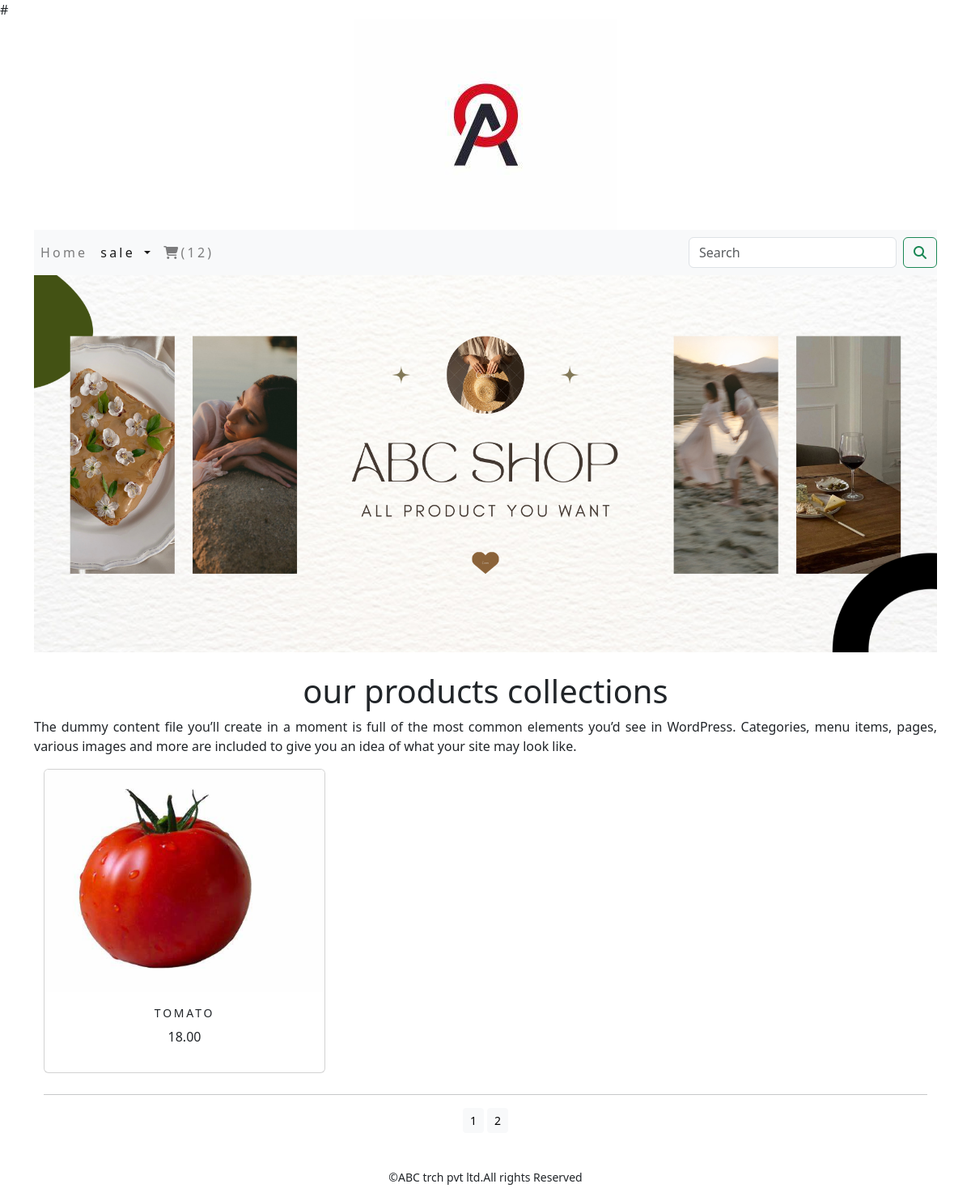
The app's page /sale/?page=2 with its own data.
### sale/models.py (models this page shows, shortened)
class Product(models.Model):
    category=models.ForeignKey(Category, related_name='products', on_delete=models.CASCADE)
    name=models.CharField(max_length=200, db_index=True)
    slug=models.SlugField(max_length=200, db_index=True)
    image=models.ImageField(upload_to='products', blank=True)
    stock=models.IntegerField()
    desc=models.CharField(max_length=300, default='')
    price=models.DecimalField(max_digits=10, decimal_places=2)
    available=models.BooleanField(default=True)
    created=models.DateTimeField(auto_now_add=True)
    updated=models.DateTimeField(auto_now=True)
    def get_url(self):return reverse('sale:prodCatdetail', args=[self.category.slug,self.slug])
    class Meta:
        ordering = ('name',)
        verbose_name = 'product'
        verbose_name_plural = 'products'

### sale/views.py (the view)
# urls.py: path('',views. allProdCat,name='allProdCat'),
def allProdCat(request,c_slug= None):
    c_page=None
    products_list=None
    if c_slug!=None:
        c_page=get_object_or_404(Category,slug= c_slug)
        products_list=Product.objects.all().filter(category=c_page,available=True)
    else:
        products_list=Product.objects.all().filter(available=True)
        paginator=Paginator(products_list,6)
    try:
        page=int(request.GET.get('page','1'))
    except:
        page=1
    try:
        products=paginator.page(page)
    except  (EmptyPage,InvalidPage):
        products=paginator.page(paginator.num_pages)
    return render(request,'category.html',{'category':c_page,'products':products})

### cart/context_processors.py (called while the page is built)
def counter(request):
    item_count=0
    if'admin' in request.path:
        return {}
    else:
        try:
            cart=Cart.objects.filter(cart_id=_card_id(request))
            cart_items=CartItem.objects.all().filter(cart=cart[:1])
            for cart_item in cart_items:
                item_count += cart_item.quantity
        except Cart.DoesNotExist:
            item_count=0
    return dict(item_count=item_count)

### cart/views.py (called while the page is built)
def _card_id(request):
    cart=request.session.session_key
    if not cart:
        cart=request.session.create()
    return Cart

### sale/context_processors.py (called while the page is built)
def menu_links(request):
    links=Category.objects.all()
    return dict(links=links)

### sale/models.py (called while the page is built)
    def get_url(self):
        return reverse('sale:products_by_category', args=[self.slug])

### templates/category.html (shortened to what this page needs)
{% extends 'base.html' %}
{% load static %}
{% block content %}
<div class="my_auto">
        {% if category %}
            <img class="my_image" src ="{{category.image.url}}" alt="{{category.name}}">
</div>
    <br>
<div>
        <h1 class="text-center my-title">{{category.name}}</h1>
        <p class="text-justify">{{category.desc}}</p>
</div>
    <div>
        {% else %}
        <img class="my_image my_image_padding" src="{% static 'img/banar.png' %}" alt="our products">
    </div>
    <br>
    <div>
        <h1 class="text-center ">our products collections</h1>
        <p class="text-justify">The dummy content file you’ll create in a moment is full of the most common elements you’d see in WordPress. Categories, menu items, pages, various images and more are included to give you an idea of what your site may look like.</p>
    </div>
    {% endif %}
<div class="container">
    <div class="row mx_auto">
        {% for product in products.object_list %}
        <div class="my_bottom_margin col-9 col-sm-12 col-md-4 col-lg-4" >
            <div class="card text-center" style="min-width:18rem;">
            <a href="{{product.get_url}}"><img class="card-img-top my_image" src="{{ product.image.url}}" alt="{{product.name}}"></a>
            <div class="card-body">
                <h4>{{product.name}}</h4>
                <p>{{product.price}}</p>
            </div>
        </div>
            </div>
        {% endfor %}
    </div>
    <div class="mx-auto">
        {% if products.paginator.num_pages > 1 %}
        <hr>
        <div class="text-center">
            {% for pg in products.paginator.page_range %}
                <a href="?page={{pg}}" class="btn btn-light btn-sm {% if products.num == pg %} active {% endif %}">{{pg}}</a>
            {% endfor %}
        </div>
        {% endif %}
    </div>
    <br>
</div>
{% endblock %}

### static/css/custom.css (style rules this page uses)
body { font-family: 'Roboto', sans-serif; }
.my_image { width:100%; height:auto; }
.my_bottom_margin { margin-bottom:10px; }
.card-body h4 { font-size:14px; text-transform:uppercase; letter-spacing:.2em }

### records on screen
Product: image (picture), name "TOMATO", price "18.00"

### other values on screen
{{ item_count }} "12"
{{ pg }} "1" "2"
